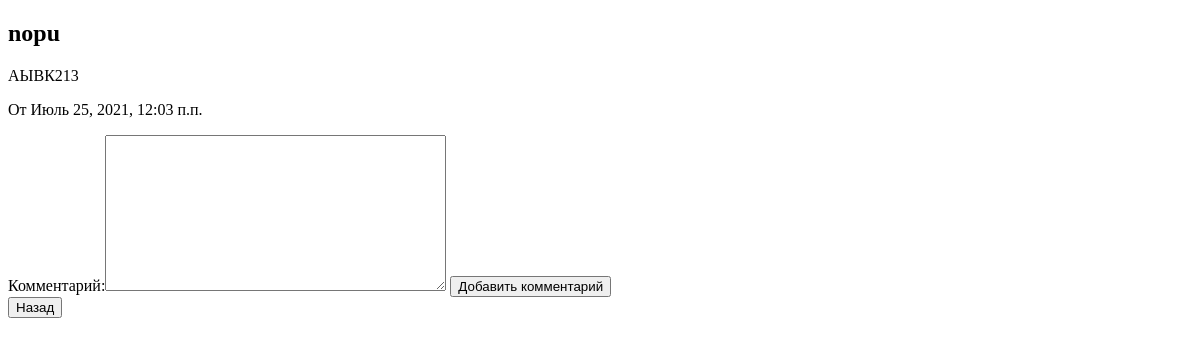
The app's page /6/, older data.
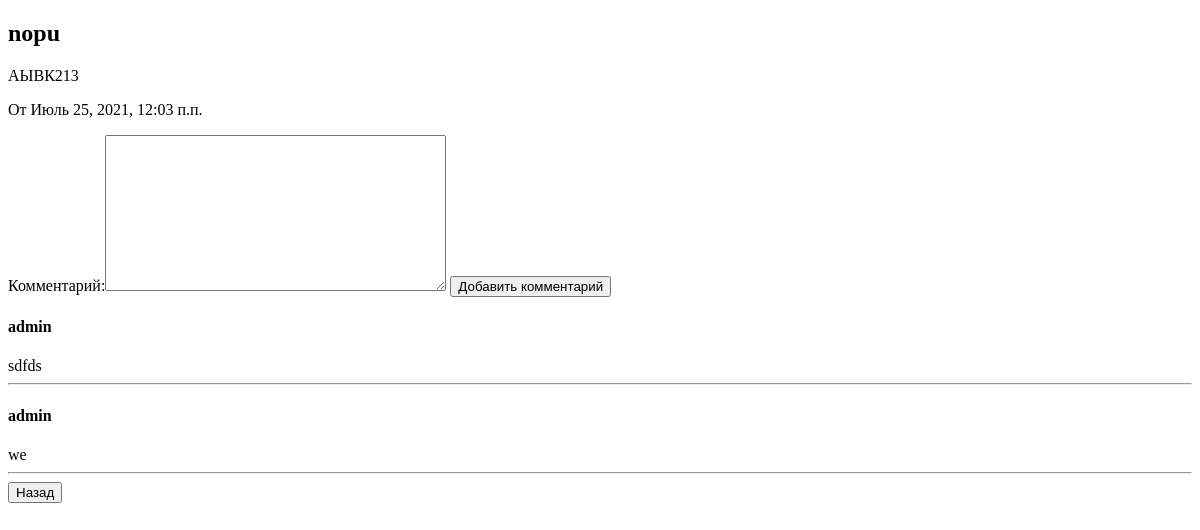
The same page, newer data.
### app_news/models.py (models this page shows)
class Comment(models.Model):
    author = models.ForeignKey(User, on_delete=models.CASCADE, blank=True, null=True, default=None)
    content = models.TextField(default='', verbose_name='Комментарий')
    news = models.ForeignKey(News, default=None, null=True, on_delete=models.CASCADE)

### app_news/views.py (the view, shortened to what this page needs)
# urls.py: path('<int:pk>/', views.NewsDetailView.as_view(), name='news-detail'),
class NewsDetailView(DetailView):
    model = News
    template_name = 'news/news_detail.html'
    context_object_name = 'news'
    def get_context_data(self, **kwargs):
        context = super().get_context_data(**kwargs)
        obj = super(NewsDetailView, self).get_object()
        context['comments'] = Comment.objects.filter(news=obj).order_by('-id')
        if self.request.method == 'POST':
            context['form'] = AddCommentForm(self.request.POST)
        else:
            context['form'] = AddCommentForm()
        return context

### app_news/forms.py
class AddCommentForm(forms.ModelForm):
    class Meta:
        model = Comment
        fields = '__all__'
        exclude = ['news', 'author']

### app_news/templates/news/news_detail.html (shortened to what this page needs)
<!DOCTYPE html>
<html lang="ru">
<head>
</head>
<body>
    <h2>{{ news.title }}</h2>
    <p>{{ news.content }}</p>
    <p>От {{ news.created_at }}</p>
    <form method="post">
        {{ form }}
        <button name="add_comment" type="submit">Добавить комментарий</button>
    </form>
    {% for comment in comments %}
        {% if comment.author %}
            <h4>{{ comment.author.username }}</h4>
        {% else %}
            <h4>Аноним</h4>
        {% endif %}
        {{ comment.content }}
        <hr>
    {% endfor %}
    <a href="{% url 'news' %}"><button>Назад</button></a>
</body>
</html>

Row changes from the older to the newer data that the page shows:
added Comment: author.username "admin", content "sdfds"
added Comment: author.username "admin", content "we"
